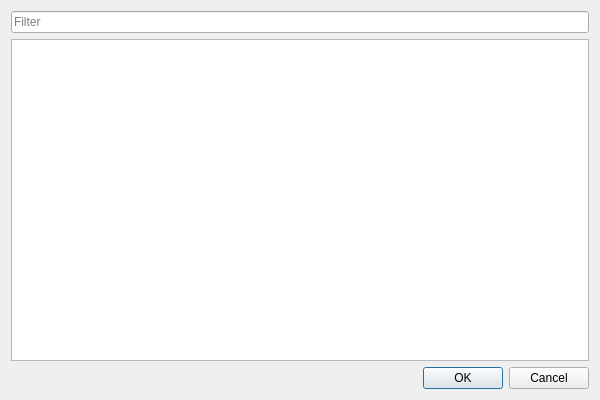
<?xml version="1.0" encoding="UTF-8"?>
<ui version="4.0">
 <class>AttachCreatorDialog</class>
 <widget class="QDialog" name="AttachCreatorDialog">
  <property name="geometry">
   <rect>
    <x>0</x>
    <y>0</y>
    <width>600</width>
    <height>400</height>
   </rect>
  </property>
  <property name="windowTitle">
   <string>Add Creator</string>
  </property>
  <layout class="QVBoxLayout" name="verticalLayout">
   <item>
    <widget class="QLineEdit" name="filterLineEdit">
     <property name="placeholderText">
      <string>Filter</string>
     </property>
    </widget>
   </item>
   <item>
    <widget class="QListWidget" name="listWidget">
     <property name="alternatingRowColors">
      <bool>true</bool>
     </property>
    </widget>
   </item>
   <item>
    <widget class="QDialogButtonBox" name="buttonBox">
     <property name="orientation">
      <enum>Qt::Horizontal</enum>
     </property>
     <property name="standardButtons">
      <set>QDialogButtonBox::Cancel|QDialogButtonBox::Ok</set>
     </property>
    </widget>
   </item>
  </layout>
 </widget>
 <resources/>
 <connections>
  <connection>
   <sender>buttonBox</sender>
   <signal>accepted()</signal>
   <receiver>AttachCreatorDialog</receiver>
   <slot>accept()</slot>
   <hints>
    <hint type="sourcelabel">
     <x>248</x>
     <y>254</y>
    </hint>
    <hint type="destinationlabel">
     <x>157</x>
     <y>274</y>
    </hint>
   </hints>
  </connection>
  <connection>
   <sender>buttonBox</sender>
   <signal>rejected()</signal>
   <receiver>AttachCreatorDialog</receiver>
   <slot>reject()</slot>
   <hints>
    <hint type="sourcelabel">
     <x>316</x>
     <y>260</y>
    </hint>
    <hint type="destinationlabel">
     <x>286</x>
     <y>274</y>
    </hint>
   </hints>
  </connection>
 </connections>
</ui>
